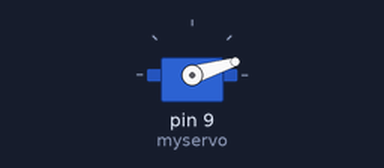
Recording of a sketch running on a simulated Arduino Uno, built with avr-gcc and run on an emulated ATmega328P. Shown: servo.

Above: at 0.05 s.
At 0.4 s:
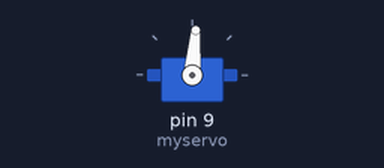
At 0.75 s:
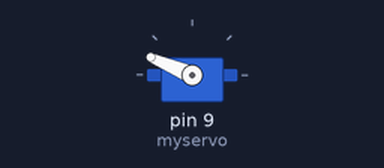
At 1.5 s:
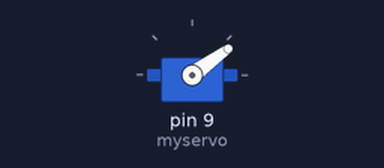
Timing chart, 0 to 3.8 s (numbered marks = the images above):
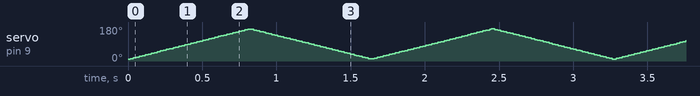

The sketch:

servo_motor.ino
```cpp
#include <Servo.h>

Servo myservo;
int pos = 0;    // variable to store the servo position

void setup() {
  myservo.attach(9);  // attaches the servo on pin 9 to the servo object
}

void loop() {
  for (pos = 10; pos <= 170; pos += 1) { // goes from 0 degrees to 180 degrees
    // in steps of 1 degree
    myservo.write(pos);              // tell servo to go to position in variable 'pos'
    delay(5);                       // waits 15ms for the servo to reach the position
  }
  for (pos = 170; pos >= 10; pos -= 1) { // goes from 180 degrees to 0 degrees
    myservo.write(pos);              // tell servo to go to position in variable 'pos'
    delay(5);                       // waits 15ms for the servo to reach the position
  }


}
```
